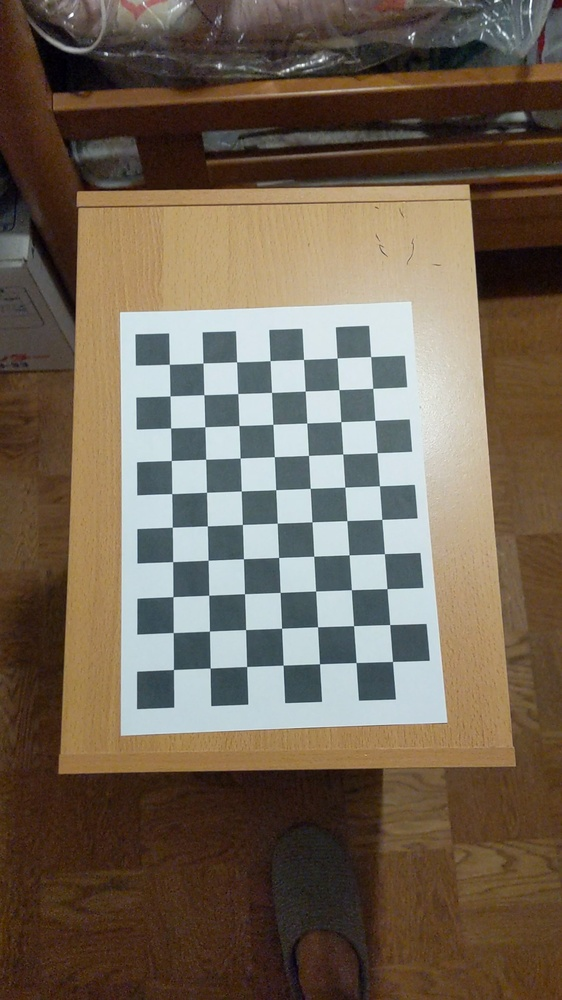
#> input picture aruco_python/calib/calib_good/calib00.jpg, 562 x 1000 px, shrunk from 1080 x 1920 before the run; its folder holds only this picture in this run
$ jupyter execute --allow-errors calib.ipynb   (shell and % lines are left out)
#> lines starting #> are read from the running program, lines starting #| are printed output that depends on the picture; after the words box and inside, x2 and y2 are one past the last pixel; in counts of white or black regions, pixels touching at a corner belong together; long printed decimals are rounded
# カメラのキャリブレーション

### カメラ情報
- Google Pixel3 の video モード、倍率1
- 動画で撮るとぼやけてるフレームが多かったので、100枚から10枚選別して使う

[cell 1]
from skvideo.io import vread
import matplotlib.pyplot as plt
import cv2

### キャリブレーション用画像の取得
- いったん映像から3フレームおきに画像をcalib/に保存
- その中からボケていないものを手作業でcalib_good/に入れた

#> (a cell that did not finish here is left out)

### calib_goodの中の画像を使ってキャリブレーション

[cell 3]
import numpy as np
import cv2
import glob

criteria = (cv2.TERM_CRITERIA_EPS + cv2.TERM_CRITERIA_MAX_ITER, 30, 0.001)

# prepare object points, like (0,0,0), (1,0,0), (2,0,0) ....,(10-1,7-1,0)
objp = np.zeros((7*10,3), np.float32)
objp[:,:2] = np.mgrid[0:10,0:7].T.reshape(-1,2)

objpoints = [] # 3d point in real world space
imgpoints = [] # 2d points in image plane.

images = sorted(glob.glob('calib/calib_good/calib*.jpg'))

for i, fname in enumerate(images):
    img = cv2.imread(fname)
#> img is the input picture: shape (1000, 562, 3); mean B, G, R 84, 99.6, 112.7
    gray = cv2.cvtColor(img,cv2.COLOR_BGR2GRAY)
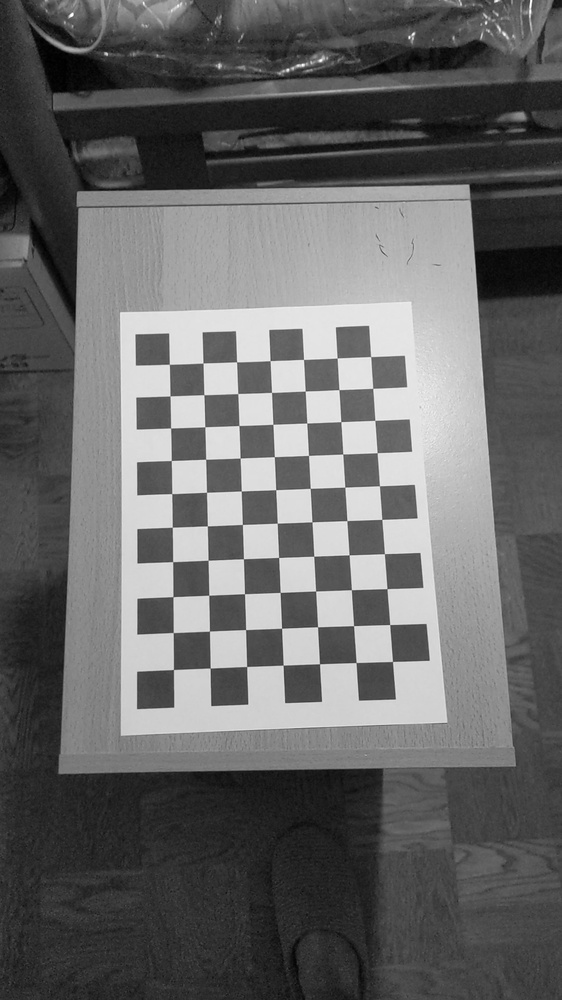
#> gray: shape (1000, 562); min 0, max 254, mean 101.8
    ret, corners = cv2.findChessboardCorners(gray, (10,7),None)
#> ret = True; corners = 70 rows, first 8: [173.5, 669.5], [173.2, 632.5], [173, 596.7], [172.7, 561.6], [172.3, 527.2], [171.7, 493.6], [171.3, 460.5], [170.6, 428]

    if ret == True:
        objpoints.append(objp)
        corners2 = cv2.cornerSubPix(gray,corners,(11,11),(-1,-1),criteria)
#> corners2 = 70 rows, first 8: [173.4, 669.5], [173.3, 632.5], [172.9, 596.6], [172.7, 561.6], [172.3, 527.3], [171.7, 493.6], [171.3, 460.5], [170.6, 427.9]
        imgpoints.append(corners2)
        img = cv2.drawChessboardCorners(img, (10,7), corners2,ret)
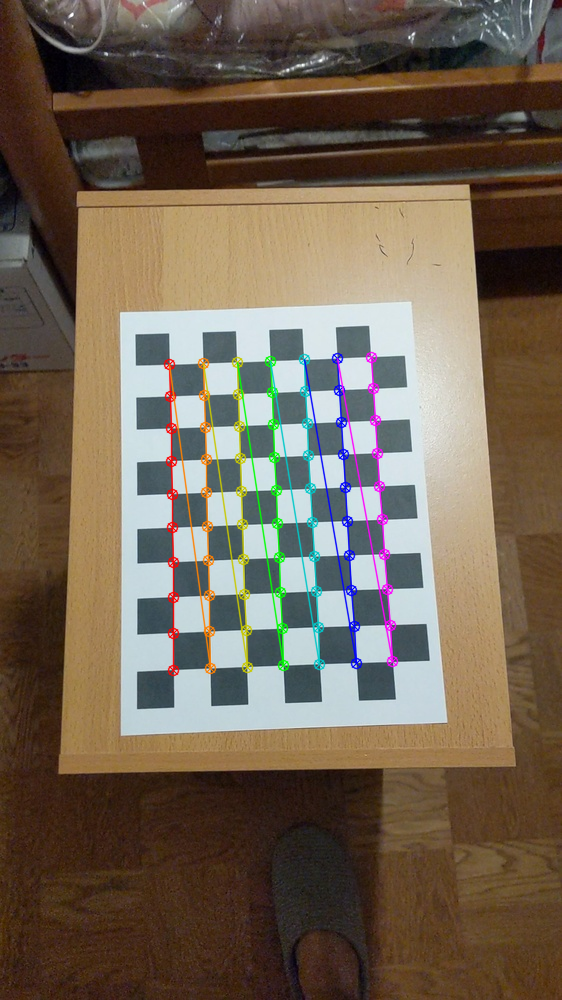
#> img: shape (1000, 562, 3); 3.05% of pixels changed, all inside (x1, y1, x2, y2) = (163, 351, 399, 677)
        if i==0: plt.imshow(img[...,::-1]); plt.show()

[cell 4]
ret, mtx, dist, rvecs, tvecs = cv2.calibrateCamera(objpoints, imgpoints, gray.shape[::-1],None,None)
#> ret = 0.094; mtx = [[1035.3, 0, 242.6], [0, 1032.7, 486.6], [0, 0, 1]]; dist = [[0.221, 2.87, -0.00133, -0.0157, -34.92]]; rvecs = ([-0.227, -0.2, -1.6],); tvecs = ([-1.88, 5.02, 28.61],)

[cell 5]
print(ret)
#| 0.094

[cell 6]
print(mtx)
#| [[1.03533816e+03 0.00000000e+00 2.42642220e+02]
#|  [0.00000000e+00 1.03272692e+03 4.86626112e+02]
#|  [0.00000000e+00 0.00000000e+00 1.00000000e+00]]

[cell 7]
print(dist)
#| [[ 2.20966847e-01  2.87126240e+00 -1.33296948e-03 -1.56610864e-02
#|   -3.49220848e+01]]

$ run again, on aruco_python/calib/calib_good/calib09.jpg
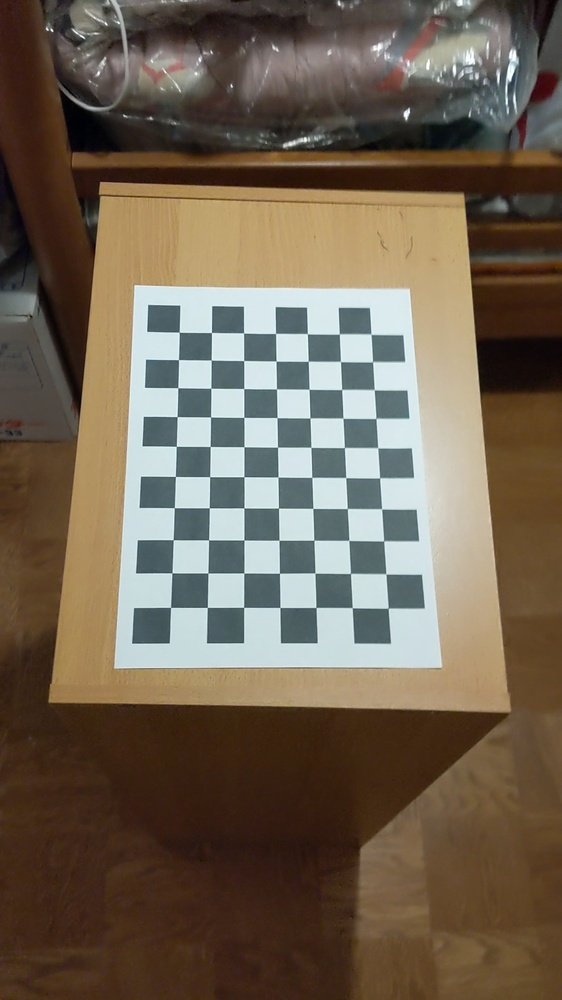
#> input picture aruco_python/calib/calib_good/calib09.jpg, 562 x 1000 px, shrunk from 1080 x 1920 before the run
#> img is the input picture: shape (1000, 562, 3); mean B, G, R 82, 98.5, 111.3
#> `gray = cv2.cvtColor(img,cv2.COLOR_BGR2GRAY)`:
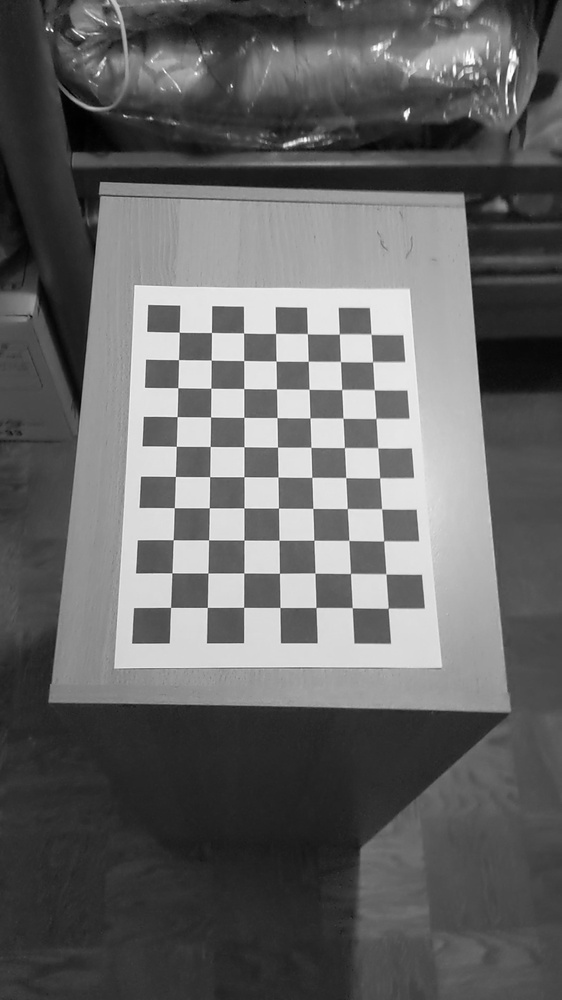
#> gray: shape (1000, 562); min 0, max 255, mean 100.5
#> `ret, corners = cv2.findChessboardCorners(gray, (10,7),None)`: ret = True; corners = 70 rows, first 8: [170.6, 607.4], [171.8, 572.8], [173.1, 539.7], [174.3, 507.7], [175.4, 476.5], [176.3, 446.3], [177.1, 416.6], [177.8, 387.7]
#> corners2 = 70 rows, first 8: [170.6, 607.4], [171.9, 572.8], [173.2, 539.7], [174.3, 507.7], [175.4, 476.5], [176.3, 446.3], [177.1, 416.6], [177.7, 387.7]
#> `img = cv2.drawChessboardCorners(img, (10,7), corners2,ret)`:
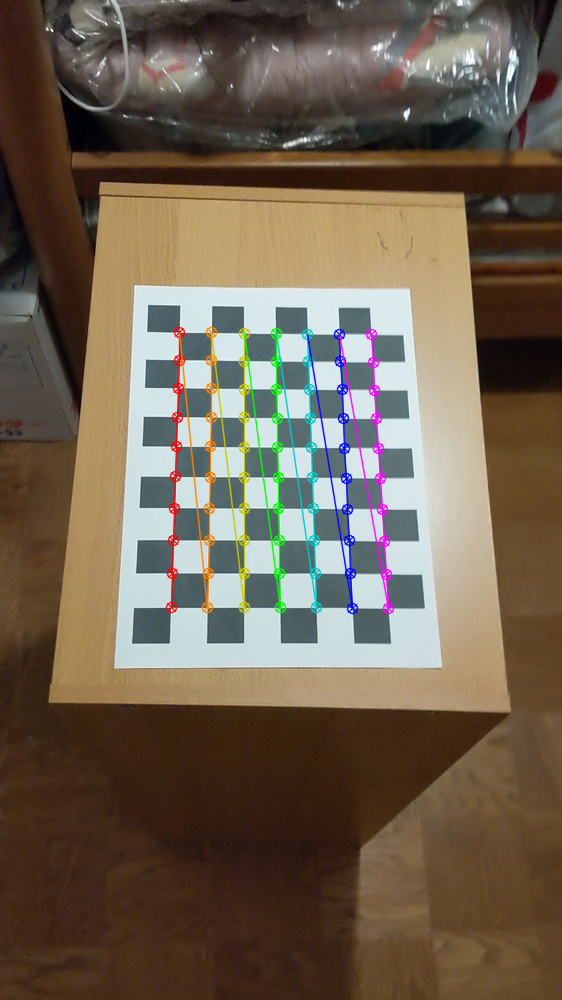
#> img: shape (1000, 562, 3); 2.84% of pixels changed, all inside (x1, y1, x2, y2) = (165, 326, 395, 615)
#> `ret, mtx, dist, rvecs, tvecs = cv2.calibrateCamera(objpoints, imgpoint..`: ret = 0.111; mtx = [[1152.4, 0, 264], [0, 1207.1, 523.4], [0, 0, 1]]; dist = [[0.0459, 23.09, 0.0155, -0.0118, -409]]; rvecs = ([-0.372, -0.411, -1.54],); tvecs = ([-2.56, 2.2, 31.85],)
#| 0.1105
#| [[1.15242634e+03 0.00000000e+00 2.64025637e+02]
#|  [0.00000000e+00 1.20711226e+03 5.23368725e+02]
#|  [0.00000000e+00 0.00000000e+00 1.00000000e+00]]
#| [[ 4.59236590e-02  2.30921110e+01  1.55493720e-02 -1.18337470e-02
#|   -4.09043144e+02]]

$ run again, on aruco_python/calib/calib_good/calib14.jpg
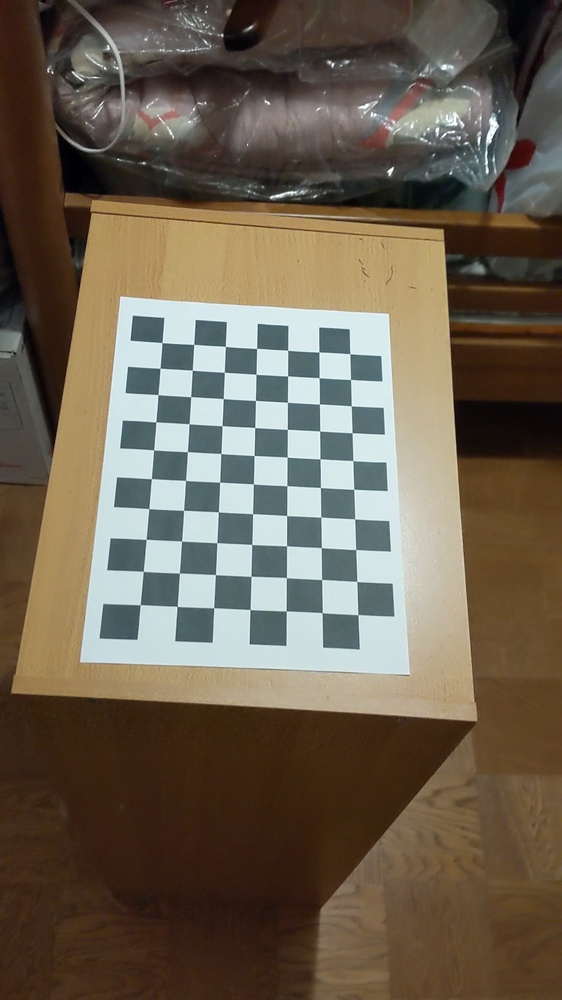
#> input picture aruco_python/calib/calib_good/calib14.jpg, 562 x 1000 px, shrunk from 1080 x 1920 before the run
#> img is the input picture: shape (1000, 562, 3); mean B, G, R 80.6, 96.4, 107.5
#> `gray = cv2.cvtColor(img,cv2.COLOR_BGR2GRAY)`:
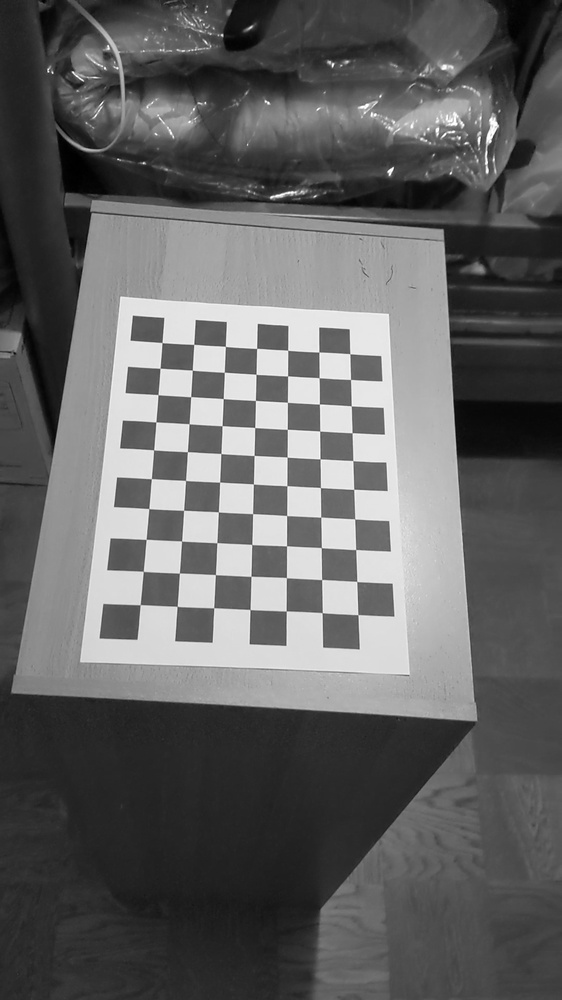
#> gray: shape (1000, 562); min 0, max 255, mean 97.9
#> `ret, corners = cv2.findChessboardCorners(gray, (10,7),None)`: ret = True; corners = 70 rows, first 8: [140.2, 604.7], [143.3, 571.3], [146.1, 539.4], [148.8, 508.6], [151.3, 478.6], [153.6, 449.9], [155.8, 421.9], [158, 394.6]
#> corners2 = 70 rows, first 8: [140.2, 604.7], [143.3, 571.3], [146.2, 539.3], [148.8, 508.6], [151.3, 478.6], [153.6, 449.8], [155.8, 421.9], [158, 394.6]
#> `img = cv2.drawChessboardCorners(img, (10,7), corners2,ret)`:
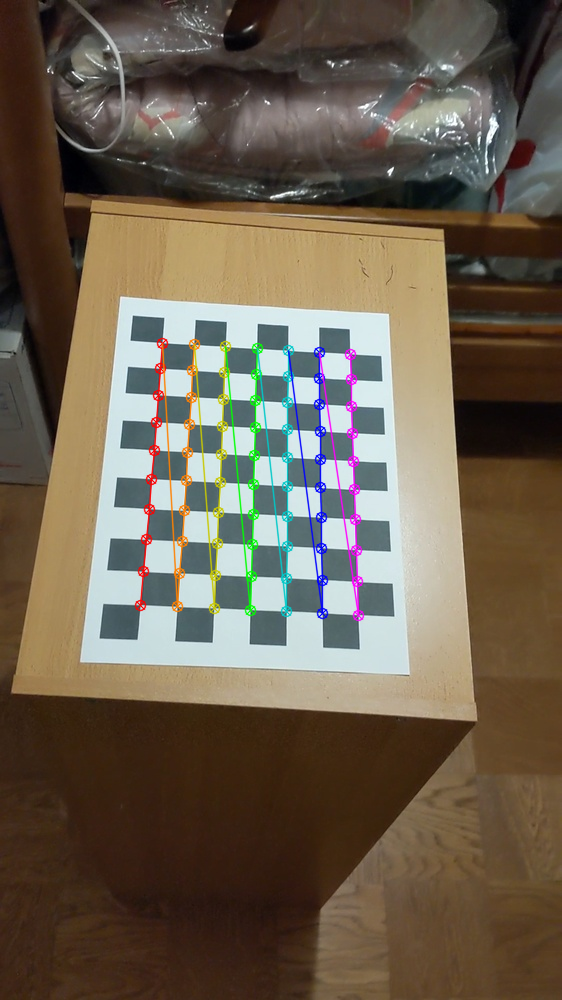
#> img: shape (1000, 562, 3); 2.77% of pixels changed, all inside (x1, y1, x2, y2) = (134, 337, 365, 622)
#> `ret, mtx, dist, rvecs, tvecs = cv2.calibrateCamera(objpoints, imgpoint..`: ret = 0.124; mtx = [[1138.9, 0, 269], [0, 1192.5, 485.2], [0, 0, 1]]; dist = [[0.393, 13.16, -0.00404, -0.00713, -611]]; rvecs = ([-0.417, -0.512, -1.49],); tvecs = ([-3.52, 3.13, 31.45],)
#| 0.1238
#| [[1.13890052e+03 0.00000000e+00 2.69039786e+02]
#|  [0.00000000e+00 1.19245566e+03 4.85165263e+02]
#|  [0.00000000e+00 0.00000000e+00 1.00000000e+00]]
#| [[ 3.92772487e-01  1.31579978e+01 -4.03755763e-03 -7.13330714e-03
#|   -6.11039753e+02]]
